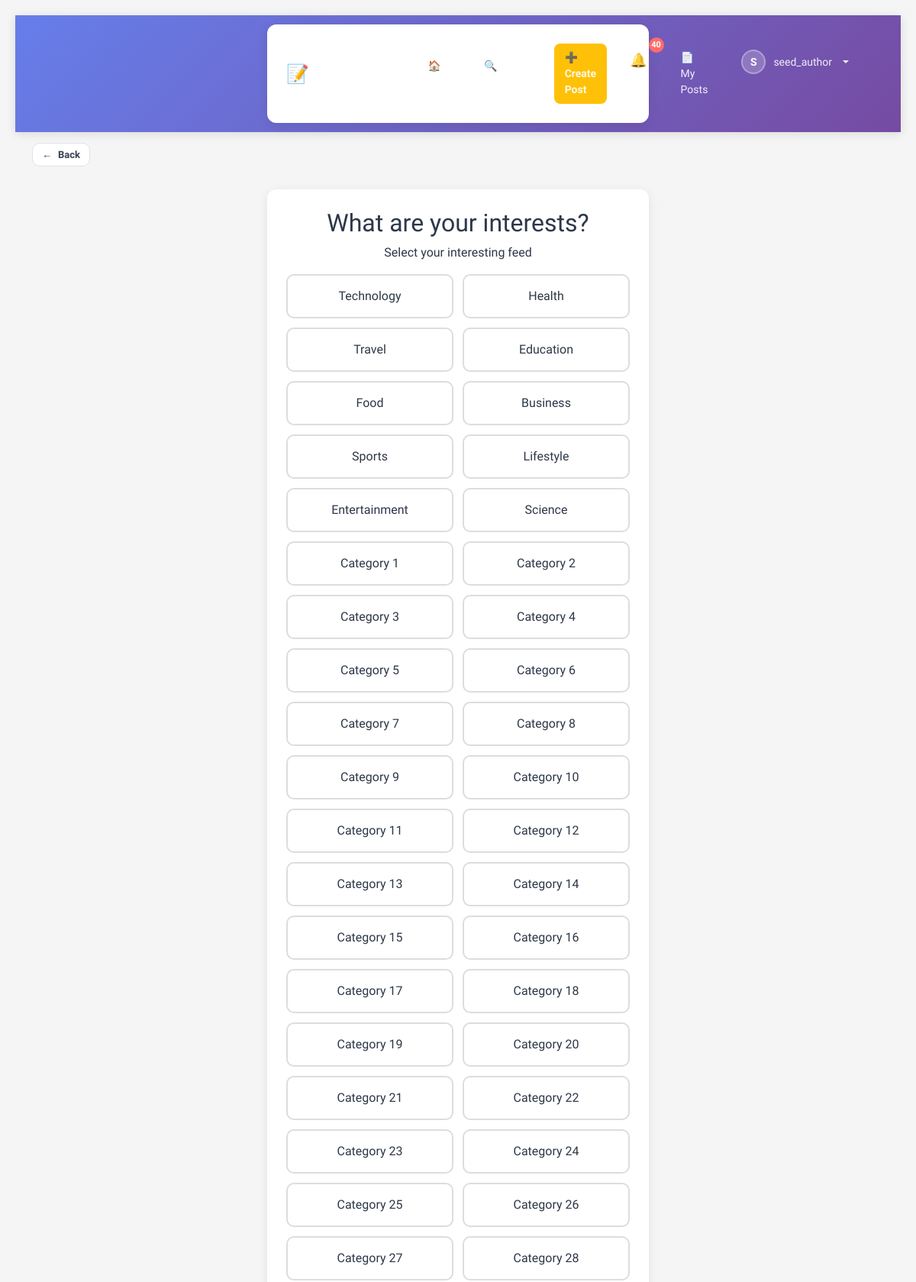
The app's page /interests/ (signed in, upper part) with its own data.
### blog/models.py (models this page shows)
class CustomUser(AbstractUser):
    email = models.EmailField(unique=True)

class Category(models.Model):
    name = models.CharField(max_length=200)
    posts = models.ManyToManyField(Post, related_name='categories', blank=True)
    def __str__(self):
        return self.name

### blog/views.py (the view)
# urls.py: path('interests/',select_interest_view, name='interests'),
@login_required
def select_interest_view(request):
    if request.method == "Post":
        form = InterestForm(request.POST)
        if form.is_valid():
            interests = form.cleaned_data["interests"]
            profile = request.user.profile
            profile.interested_in.set(interests)
            return redirect("blog:home")
    else:
        form = InterestForm({"interests": request.user.profile.interested_in.all()})
    return render(request, "interest/select_interest.html", {"form": form})

### blog/context_processors.py (called while the page is built)
def notifications_badge(request):
    if request.user.is_authenticated:
        unread_count = Notification.objects.filter(user=request.user, is_read=False).count()
    else:
        unread_count = 0
    return {"unread_notifications_count": unread_count}

def navbar_context(request):
    all_categories = Category.objects.all().order_by("name")
    selected_category_ids = []
    if request.GET:
        selected_category_ids = [int(id) for id in request.GET.getlist("categories") if id and id != "all"]
    return {
        "all_categories": all_categories,
        "selected_category_ids": selected_category_ids,
    }

### templates/interest/select_interest.html (shortened to what this page needs)
{% extends "base.html" %}
{% block content %}
<!DOCTYPE html>
<html lang="en">
<head>
</head>
<body>
<div class="container">
    <h2>What are your interests?</h2>
    <p>Select your interesting feed</p>
    <form method="POST">
        <div class="interest-grid">
            {% for field in form %}
                {% for checkbox in field %}
                    <label class="interest-card">
                        <span>{{ checkbox.choice_label }}</span>
                    </label>
                {% endfor %}
            {% endfor %}
        </div>
        <br>
    </form>
</div>
</body>
</html>
{% endblock %}

### templates/includes/navbar.html (shortened to what this page needs)
<nav class="navbar navbar-expand-lg navbar-light">
    <div class="container">
        <a class="navbar-brand" href="{% url 'blog:home' %}">
            <span class="brand-icon">📝</span>
            <strong>Blog System</strong>
        </a>
        <div class="collapse navbar-collapse" id="navbarContent">
            <ul class="navbar-nav me-auto">
                <li class="nav-item">
                    <a class="nav-link" href="{% url 'blog:home' %}">
                        🏠 Home
                    </a>
                </li>
                <li class="nav-item dropdown">
                    <a class="nav-link dropdown-toggle filter-toggle" href="#" id="filterDropdown" role="button" data-bs-toggle="dropdown" aria-expanded="false">
                        🔍 Filter
                    </a>
                </li>
            </ul>
            <ul class="navbar-nav ms-auto">
                {% if user.is_authenticated %}
                    <li class="nav-item me-2">
                        <a class="nav-link btn-create-post" href="{% url 'blog:create_post' %}">
                            ➕ Create Post
                        </a>
                    </li>
                    <li class="nav-item me-2">
                        <a class="nav-link notifications-link" href="{% url 'blog:notifications_list' %}">
                            <span class="notification-icon">🔔</span>
                            <span class="notification-badge" id="notif-count">{{ unread_notifications_count }}</span>
                        </a>
                    </li>
                    <li class="nav-item me-2">
                        <a class="nav-link" href="{% url 'blog:my_posts' %}">
                            📄 My Posts
                        </a>
                    </li>
                    <li class="nav-item dropdown">
                        <a class="nav-link dropdown-toggle user-dropdown" href="#" id="userDropdown" role="button" data-bs-toggle="dropdown" aria-expanded="false">
                            <span class="user-avatar">{{ user.username|first|upper }}</span>
                            {{ user.username }}
                        </a>
                    </li>
                {% endif %}
            </ul>
        </div>
    </div>
</nav>

### templates/base.html (style rules this page uses)
:root { --primary-color: #667eea; --secondary-color: #764ba2; --light-bg: #f8f9fa; --card-shadow: 0 2px 12px rgba(0, 0, 0, 0.08); --hover-shadow: 0 8px 24px rgba(0, 0, 0, 0.12); }
* { font-family: 'Segoe UI', Tahoma, Geneva, Verdana, sans-serif; }
html, body { height: 100%; }
body { background-color: var(--light-bg); color: #2d3748; }

### templates/includes/navbar.html (style rules this page uses)
.navbar { background: linear-gradient(135deg, #667eea 0%, #764ba2 100%); box-shadow: 0 2px 12px rgba(0, 0, 0, 0.12); padding: 12px 0; }
.navbar-brand { font-size: 20px; font-weight: 700; color: white !important; display: flex; align-items: center; gap: 8px; transition: all 0.3s ease; }
.brand-icon { font-size: 24px; }
.navbar-nav .nav-link { color: rgba(255, 255, 255, 0.9) !important; font-weight: 500; font-size: 14px; transition: all 0.3s ease; padding: 8px 14px !important; border-radius: 8px; margin: 0 4px; }
.btn-create-post { background-color: #ffc107 !important; color: #2d3748 !important; font-weight: 600 !important; border-radius: 8px !important; padding: 10px 16px !important; transition: all 0.3s ease; }
.notifications-link { position: relative; display: flex; align-items: center; gap: 6px; }
.notification-icon { font-size: 18px; }
.notification-badge { display: inline-flex; align-items: center; justify-content: center; background-color: #ff6b6b; color: white; border-radius: 50%; width: 20px; height: 20px; font-size: 11px; font-weight: 700; position: absolute; top: -8px; right: -8px; }
.user-dropdown { display: flex; align-items: center; gap: 10px !important; }
.user-avatar { display: inline-flex; align-items: center; justify-content: center; width: 32px; height: 32px; background-color: rgba(255, 255, 255, 0.2); border-radius: 50%; font-weight: 700; font-size: 14px; color: white; border: 2px solid rgba(255, 255, 255, 0.3); }
.filter-toggle { position: relative; }
.filter-toggle::after { content: ''; display: inline-block; margin-left: 6px; vertical-align: 0.255em; border-top: 0.3em solid; border-right: 0.3em solid transparent; border-bottom: 0; border-left: 0.3em solid transparent; transition: transform 0.2s ease; }

### templates/interest/select_interest.html (style rules this page uses)
body { font-family: Arial, sans-serif; background: #f5f5f5; margin: 0; padding: 20px; }
.container { max-width: 500px; margin: auto; background: white; padding: 25px; border-radius: 12px; box-shadow: 0 4px 15px rgba(0,0,0,0.08); }
h2, p { text-align: center; }
.interest-grid { display: grid; grid-template-columns: repeat(2, 1fr); gap: 12px; margin-bottom: 20px; }
.interest-card { padding: 15px; border: 2px solid #ddd; border-radius: 10px; text-align: center; cursor: pointer; transition: 0.2s; }

### records on screen
CustomUser: username|first "S", username "seed_author"
Category: choice_label "Technology"
Category: choice_label "Health"
Category: choice_label "Travel"
Category: choice_label "Education"
Category: choice_label "Food"
Category: choice_label "Business"
Category: choice_label "Sports"
Category: choice_label "Lifestyle"
Category: choice_label "Entertainment"
Category: choice_label "Science"
Category: choice_label "Category 1"
Category: choice_label "Category 2"
Category: choice_label "Category 3"
Category: choice_label "Category 4"
Category: choice_label "Category 5"
Category: choice_label "Category 6"
Category: choice_label "Category 7"
Category: choice_label "Category 8"
Category: choice_label "Category 9"
Category: choice_label "Category 10"
Category: choice_label "Category 11"
Category: choice_label "Category 12"
Category: choice_label "Category 13"
Category: choice_label "Category 14"
Category: choice_label "Category 15"
Category: choice_label "Category 16"
Category: choice_label "Category 17"
Category: choice_label "Category 18"
Category: choice_label "Category 19"
Category: choice_label "Category 20"
Category: choice_label "Category 21"
Category: choice_label "Category 22"
Category: choice_label "Category 23"
Category: choice_label "Category 24"
Category: choice_label "Category 25"
Category: choice_label "Category 26"
Category: choice_label "Category 27"
Category: choice_label "Category 28"

### other values on screen
{{ unread_notifications_count }} "40"
